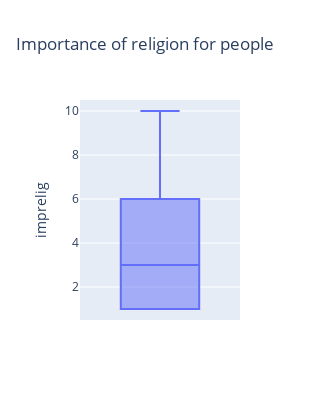

Here is the notebook cell this chart was saved with:
### Code cell
fig = px.box(tinder_non_numeric, y='imprelig',title='Importance of religion for people')
fig.update_layout(width=300, height=400)
fig.show()

### Figure 1 — Plotly figure (JSON) as saved in the notebook; plotly's stock layout.template omitted (floating-point values rounded to 4 significant figures; data arrays with more than 128 entries replaced by an {"elided": "..."} marker saying what was removed)
{"data": [{"alignmentgroup": "True", "hovertemplate": "imprelig=%{y}<extra></extra>", "legendgroup": "", "marker": {"color": "#636efa"}, "name": "", "notched": false, "offsetgroup": "", "orientation": "v", "showlegend": false, "type": "box", "x0": " ", "xaxis": "x", "y": {"elided": "8296 int values"}, "y0": " ", "yaxis": "y"}], "layout": {"boxmode": "group", "height": 400, "legend": {"tracegroupgap": 0}, "title": {"text": "Importance of religion for people"}, "width": 300, "xaxis": {"anchor": "y", "domain": [0, 1]}, "yaxis": {"anchor": "x", "domain": [0, 1], "title": {"text": "imprelig"}}}}
